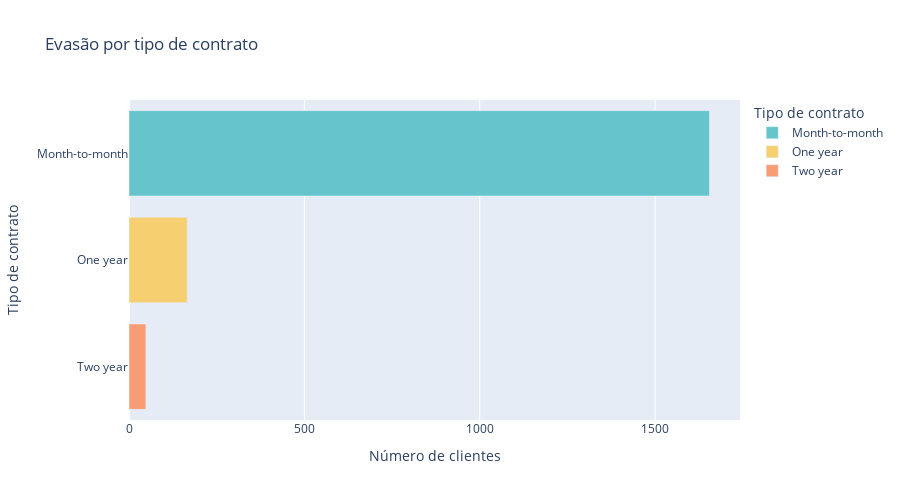

Notebook source saved alongside this figure:
### Markdown cell above
# **Evasão por tipo de contrato**

### Code cell
df_tipo_contrato = df[['Churn', 'account.Contract']].value_counts().reset_index()
df_tipo_contrato = df_tipo_contrato.query('Churn == "Yes"')

fig = px.bar(df_tipo_contrato, 
             x='count', 
             y='account.Contract', 
             title='Evasão por tipo de contrato', 
             color='account.Contract', 
             color_discrete_sequence=px.colors.qualitative.Pastel, 
             labels={'account.Contract': 'Tipo de contrato', 'count': 'Número de clientes'})
fig.update_layout(
            width = 900,
            height= 500)
fig.show()

### Figure 1 — Plotly figure (JSON) as saved in the notebook; plotly's stock layout.template omitted (floating-point values rounded to 4 significant figures)
{"data": [{"hovertemplate": "Tipo de contrato=%{y}<br>Número de clientes=%{x}<extra></extra>", "legendgroup": "Month-to-month", "marker": {"color": "rgb(102, 197, 204)", "pattern": {"shape": ""}}, "name": "Month-to-month", "orientation": "h", "showlegend": true, "textposition": "auto", "type": "bar", "x": [1655], "xaxis": "x", "y": ["Month-to-month"], "yaxis": "y"}, {"hovertemplate": "Tipo de contrato=%{y}<br>Número de clientes=%{x}<extra></extra>", "legendgroup": "One year", "marker": {"color": "rgb(246, 207, 113)", "pattern": {"shape": ""}}, "name": "One year", "orientation": "h", "showlegend": true, "textposition": "auto", "type": "bar", "x": [166], "xaxis": "x", "y": ["One year"], "yaxis": "y"}, {"hovertemplate": "Tipo de contrato=%{y}<br>Número de clientes=%{x}<extra></extra>", "legendgroup": "Two year", "marker": {"color": "rgb(248, 156, 116)", "pattern": {"shape": ""}}, "name": "Two year", "orientation": "h", "showlegend": true, "textposition": "auto", "type": "bar", "x": [48], "xaxis": "x", "y": ["Two year"], "yaxis": "y"}], "layout": {"barmode": "relative", "height": 500, "legend": {"title": {"text": "Tipo de contrato"}, "tracegroupgap": 0}, "title": {"text": "Evasão por tipo de contrato"}, "width": 900, "xaxis": {"anchor": "y", "domain": [0, 1], "title": {"text": "Número de clientes"}}, "yaxis": {"anchor": "x", "categoryarray": ["Two year", "One year", "Month-to-month"], "categoryorder": "array", "domain": [0, 1], "title": {"text": "Tipo de contrato"}}}}
